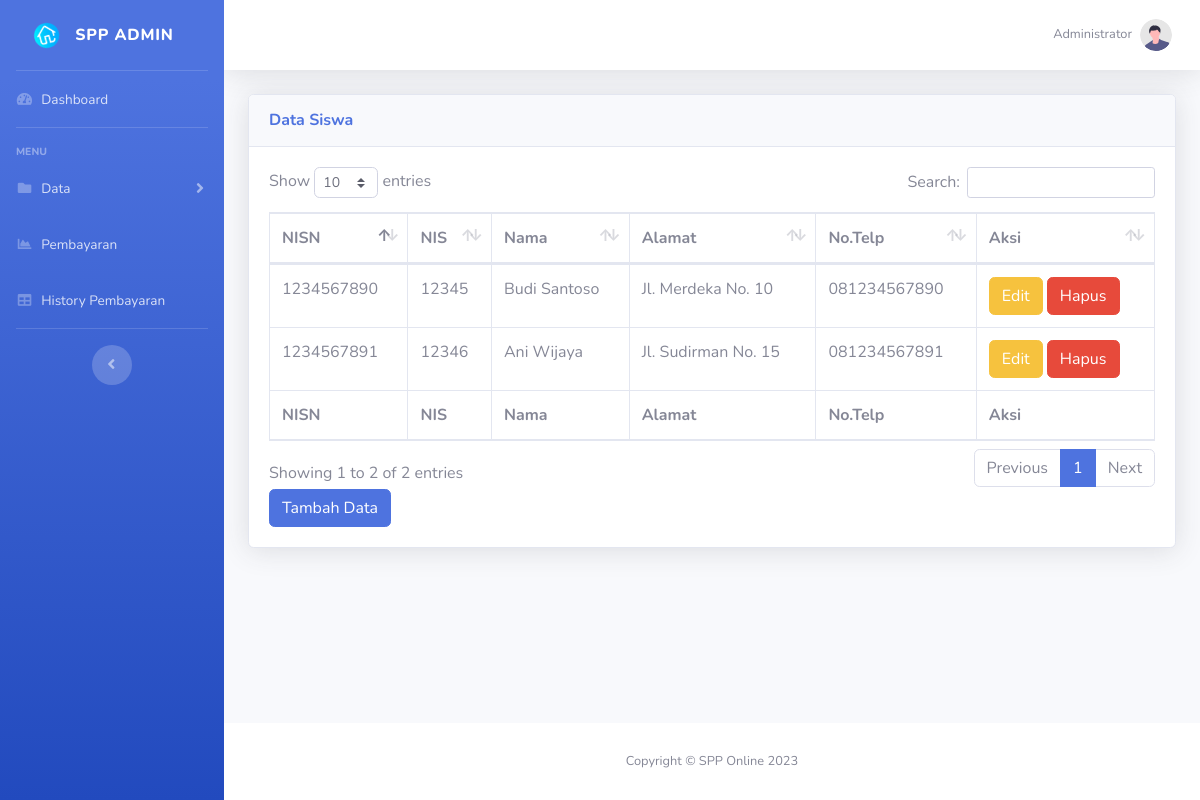
The page /admin/siswa.php (signed in) on the database its author committed.
### tables this page shows
CREATE TABLE `siswa` (
  `nisn` varchar(20) NOT NULL,
  `nis` varchar(20) NOT NULL,
  `nama` varchar(100) NOT NULL,
  `id_kelas` int NOT NULL,
  `alamat` text NOT NULL,
  `no_telp` varchar(20) NOT NULL,
  `id_spp` int NOT NULL
);

### admin/siswa.php (the view, shortened to what this page needs)
<!DOCTYPE html>
<html lang="en">
<head>
    <link href="vendor/fontawesome-free/css/all.min.css" rel="stylesheet" type="text/css">
    <link href="css/sb-admin-2.min.css" rel="stylesheet">
    <link href="vendor/datatables/dataTables.bootstrap4.min.css" rel="stylesheet">
</head>
<body id="page-top">
    <div id="wrapper">
        <ul class="navbar-nav bg-gradient-primary sidebar sidebar-dark accordion" id="accordionSidebar">
            <a class="sidebar-brand d-flex align-items-center justify-content-center" href="index.php">
                <div class="sidebar-brand-icon rotate-n-15">
                    <img src="img/home.png" height="25px" width="25px">
                </div>
                <div class="sidebar-brand-text mx-3">SPP Admin <sup></sup></div>
            </a>
            <hr class="sidebar-divider my-0">
            <li class="nav-item">
                <a class="nav-link" href="index.php">
                    <i class="fas fa-fw fa-tachometer-alt"></i>
                    <span>Dashboard</span></a>
            </li>
            <hr class="sidebar-divider">
            <div class="sidebar-heading">
                Menu
            </div>
            <li class="nav-item">
                <a class="nav-link collapsed" href="#" data-toggle="collapse" data-target="#collapsePages"
                    aria-expanded="true" aria-controls="collapsePages">
                    <i class="fas fa-fw fa-folder"></i>
                    <span>Data</span>
                </a>
            </li>
            <li class="nav-item">
                <a class="nav-link" href="pembayaran.php">
                    <i class="fas fa-fw fa-chart-area"></i>
                    <span>Pembayaran</span></a>
            </li>
            <li class="nav-item">
                <a class="nav-link" href="history_pembayaran.php">
                    <i class="fas fa-fw fa-table"></i>
                    <span>History Pembayaran</span></a>
            </li>
            <hr class="sidebar-divider d-none d-md-block">
            <div class="text-center d-none d-md-inline">
                <button class="rounded-circle border-0" id="sidebarToggle"></button>
            </div>
        </ul>
        <div id="content-wrapper" class="d-flex flex-column">
            <div id="content">
                <nav class="navbar navbar-expand navbar-light bg-white topbar mb-4 static-top shadow">
                    <ul class="navbar-nav ml-auto">
                        <li class="nav-item dropdown no-arrow">
                            <a class="nav-link dropdown-toggle" href="#" id="userDropdown" role="button"
                                data-toggle="dropdown" aria-haspopup="true" aria-expanded="false">
                                <span class="mr-2 d-none d-lg-inline text-gray-600 small">
                                     <?php echo $_SESSION['nama'];?>
                                </span>
                                <img class="img-profile rounded-circle"
                                    src="img/undraw_profile.svg">
                            </a>
                        </li>
                    </ul>
                </nav>
                <div class="container-fluid">
                    <div class="card shadow mb-4">
                        <div class="card-header py-3">
                            <h6 class="m-0 font-weight-bold text-primary">Data Siswa</h6>
                        </div>
                        <div class="card-body">
                            <div class="table-responsive">
                                <table class="table table-bordered" id="dataTable" width="100%" cellspacing="0">
                                    <thead>
                                        <tr>
                                            <th>NISN</th>
                                            <th>NIS</th>
                                            <th>Nama</th>
                                            <th>Alamat</th>
                                            <th>No.Telp</th>
                                            <th>Aksi</th>
                                        </tr>
                                    </thead>
                                    <tfoot>
                                        <tr>
                                            <th>NISN</th>
                                            <th>NIS</th>
                                            <th>Nama</th>
                                            <th>Alamat</th>
                                            <th>No.Telp</th>
                                            <th>Aksi</th>
                                        </tr>
                                    </tfoot>
                                    <tbody>
                                        <?php
                                            $query = mysqli_query($koneksi,"select *from siswa");
                                            while ($data = mysqli_fetch_array($query)){
                                        ?>
                                        <tr>
                                            <td><?php echo $data['nisn'];?></td>
                                            <td><?php echo $data['nis'];?></td>
                                            <td><?php echo $data['nama'];?></td>
                                            <td><?php echo $data['alamat'];?></td>
                                            <td><?php echo $data['no_telp'];?></td>
                                            <td>
                                                <a href="edit_siswa.php?nisn=<?php echo $data['nisn'];?>"><button class="btn btn-warning">Edit</button></a>
                                                <button class="btn btn-danger" onclick="konfirmasiHapus('hapus_siswa.php?nisn=<?php echo $data['nisn'];?>', 'siswa <?php echo $data['nama'];?>')">Hapus</button>
                                            </td>
                                        </tr>
                                        <?php } ?>
                                    </tbody>
                                </table>
                                <a href="tambah_data_siswa.php"><button class="btn btn-primary">Tambah Data</button></a>
                            </div>
                        </div>
                    </div>
                </div>
            </div>
            <footer class="sticky-footer bg-white">
                <div class="container my-auto">
                    <div class="copyright text-center my-auto">
                       <span>Copyright &copy; SPP Online 2023</span>
                    </div>
                </div>
            </footer>
        </div>
    </div>
</body>
</html>

### rows shown on the page
siswa: nisn "1234567890", nis "12345", nama "Budi Santoso", alamat "Jl. Merdeka No. 10", no_telp "081234567890"
siswa: nisn "1234567891", nis "12346", nama "Ani Wijaya", alamat "Jl. Sudirman No. 15", no_telp "081234567891"

### other values the page prints
$_SESSION['nama'] "Administrator"
